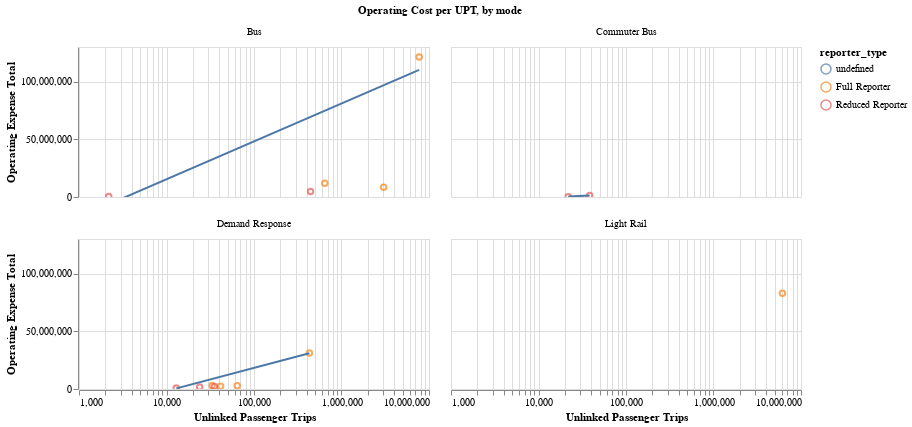

Notebook cell for this chart:
### Markdown cell above
### Operating cost per trip
Lower is better

### Code cell
make_scatter(
    data=df_rename[df_rename["year"] == "2023"],
    y_ax="Operating Expense Total",
    x_ax="Unlinked Passenger Trips",
    color="reporter_type",
    log_scale=True,
    lin_y_ax=True,
    chart_title=""
).facet(
    facet=alt.Facet("mode",
                   title="Operating Cost per UPT, by mode"),
    columns=2,
)

### Figure 1 — Vega-Lite specification as saved in the notebook (floating-point values rounded to 4 significant figures)
{"config": {"view": {"continuousWidth": 300, "continuousHeight": 300}}, "data": {"name": "data-b6f983303906ff6328cb42c3d90f9630"}, "facet": {"field": "mode", "title": "Operating Cost per UPT, by mode", "type": "nominal"}, "spec": {"layer": [{"mark": {"type": "point"}, "encoding": {"color": {"field": "reporter_type", "type": "nominal"}, "tooltip": [{"field": "Unlinked Passenger Trips", "type": "quantitative"}, {"field": "Operating Expense Total", "type": "quantitative"}, {"field": "agency_name", "type": "nominal"}, {"field": "year", "type": "nominal"}, {"field": "service", "type": "nominal"}, {"field": "mode", "type": "nominal"}], "x": {"field": "Unlinked Passenger Trips", "scale": {"type": "log"}, "type": "quantitative"}, "y": {"field": "Operating Expense Total", "type": "quantitative"}}, "name": "view_8", "title": ""}, {"mark": {"type": "line"}, "encoding": {"color": {"field": "reporter_type", "type": "nominal"}, "tooltip": [{"field": "Unlinked Passenger Trips", "type": "quantitative"}, {"field": "Operating Expense Total", "type": "quantitative"}, {"field": "agency_name", "type": "nominal"}, {"field": "year", "type": "nominal"}, {"field": "service", "type": "nominal"}, {"field": "mode", "type": "nominal"}], "x": {"field": "Unlinked Passenger Trips", "scale": {"type": "log"}, "type": "quantitative"}, "y": {"field": "Operating Expense Total", "type": "quantitative"}}, "title": "", "transform": [{"on": "Unlinked Passenger Trips", "regression": "Operating Expense Total"}]}], "height": 150, "width": 350}, "columns": 2, "params": [{"name": "param_8", "select": {"type": "interval", "encodings": ["x", "y"]}, "bind": "scales", "views": ["view_8"]}], "$schema": "https://vega.github.io/schema/vega-lite/v5.20.1.json", "datasets": {"data-b6f983303906ff6328cb42c3d90f9630": [{"agency_name": "City of Davis (DCT) - Transit/Parks and Community Services", "agency_status": "Active", "city": "Davis", "mode": "Demand Response", "service": "Directly Operated", "ntd_id": "90167", "reporter_type": "Reduced Reporter", "reporting_module": "Urban", "state": "CA", "primary_uza_name": "Davis, CA", "year": "2023", "Unlinked Passenger Trips": 12956, "Vehicle Revenue Hours": 4558, "Vehicle Revenue Miles": 47130, "Operating Expense Total": 910233, "RTPA": "Sacramento Area Council of Governments", "_merge": "both"}, {"agency_name": "County of Sacramento Municipal Services Agency (SCT Link) - Department of Transportation", "agency_status": "Active", "city": "Sacramento", "mode": "Demand Response", "service": "Purchased Transportation", "ntd_id": "90216", "reporter_type": "Reduced Reporter", "reporting_module": "Urban", "state": "CA", "primary_uza_name": "Sacramento, CA", "year": "2023", "Unlinked Passenger Trips": 23933, "Vehicle Revenue Hours": 8420, "Vehicle Revenue Miles": 93665, "Operating Expense Total": 1761821, "RTPA": "Sacramento Area Council of Governments", "_merge": "both"}, {"agency_name": "County of Sacramento Municipal Services Agency (SCT Link) - Department of Transportation", "agency_status": "Active", "city": "Sacramento", "mode": "Commuter Bus", "service": "Purchased Transportation", "ntd_id": "90216", "reporter_type": "Reduced Reporter", "reporting_module": "Urban", "state": "CA", "primary_uza_name": "Sacramento, CA", "year": "2023", "Unlinked Passenger Trips": 21872, "Vehicle Revenue Hours": 8941, "Vehicle Revenue Miles": 258550, "Operating Expense Total": 329434, "RTPA": "Sacramento Area Council of Governments", "_merge": "both"}, {"agency_name": "County of Sacramento Municipal Services Agency (SCT Link) - Department of Transportation", "agency_status": "Active", "city": "Sacramento", "mode": "Bus", "service": "Purchased Transportation", "ntd_id": "90216", "reporter_type": "Reduced Reporter", "reporting_module": "Urban", "state": "CA", "primary_uza_name": "Sacramento, CA", "year": "2023", "Unlinked Passenger Trips": 2184, "Vehicle Revenue Hours": 2094, "Vehicle Revenue Miles": 65959, "Operating Expense Total": 501557, "RTPA": "Sacramento Area Council of Governments", "_merge": "both"}, {"agency_name": "Paratransit, Inc.", "agency_status": "Active", "city": "Sacramento", "mode": "Demand Response", "service": "Directly Operated", "ntd_id": "90223", "reporter_type": "Full Reporter", "reporting_module": "Urban", "state": "CA", "primary_uza_name": "Sacramento, CA", "year": "2023", "Unlinked Passenger Trips": 41481, "Vehicle Revenue Hours": 25080, "Vehicle Revenue Miles": 424440, "Operating Expense Total": 2373789, "RTPA": "Sacramento Area Council of Governments", "_merge": "both"}, {"agency_name": "Sacramento Regional Transit District", "agency_status": "Active", "city": "Sacramento", "mode": "Demand Response", "service": "Directly Operated", "ntd_id": "90019", "reporter_type": "Full Reporter", "reporting_module": "Urban", "state": "CA", "primary_uza_name": "Sacramento, CA", "year": "2023", "Unlinked Passenger Trips": 429347, "Vehicle Revenue Hours": 176917, "Vehicle Revenue Miles": 2695918, "Operating Expense Total": 31106478, "RTPA": "Sacramento Area Council of Governments", "_merge": "both"}, {"agency_name": "Sacramento Regional Transit District", "agency_status": "Active", "city": "Sacramento", "mode": "Bus", "service": "Directly Operated", "ntd_id": "90019", "reporter_type": "Full Reporter", "reporting_module": "Urban", "state": "CA", "primary_uza_name": "Sacramento, CA", "year": "2023", "Unlinked Passenger Trips": 7715110, "Vehicle Revenue Hours": 618702, "Vehicle Revenue Miles": 7219695, "Operating Expense Total": 121328770, "RTPA": "Sacramento Area Council of Governments", "_merge": "both"}, {"agency_name": "Sacramento Regional Transit District", "agency_status": "Active", "city": "Sacramento", "mode": "Light Rail", "service": "Directly Operated", "ntd_id": "90019", "reporter_type": "Full Reporter", "reporting_module": "Urban", "state": "CA", "primary_uza_name": "Sacramento, CA", "year": "2023", "Unlinked Passenger Trips": 6140920, "Vehicle Revenue Hours": 199774, "Vehicle Revenue Miles": 3588470, "Operating Expense Total": 83048077, "RTPA": "Sacramento Area Council of Governments", "_merge": "both"}, {"agency_name": "Sacramento Regional Transit District", "agency_status": "Active", "city": "Sacramento", "mode": "Demand Response", "service": "Purchased Transportation - Transportation Network Company", "ntd_id": "90019", "reporter_type": "Full Reporter", "reporting_module": "Urban", "state": "CA", "primary_uza_name": "Sacramento, CA", "year": "2023", "Unlinked Passenger Trips": 64291, "Vehicle Revenue Hours": 24023, "Vehicle Revenue Miles": 529423, "Operating Expense Total": 2875752, "RTPA": "Sacramento Area Council of Governments", "_merge": "both"}, {"agency_name": "University of California, Davis (ASUCD) - Associated Students of the University of California, Davis", "agency_status": "Active", "city": "Davis", "mode": "Bus", "service": "Directly Operated", "ntd_id": "90142", "reporter_type": "Full Reporter", "reporting_module": "Urban", "state": "CA", "primary_uza_name": "Davis, CA", "year": "2023", "Unlinked Passenger Trips": 3028186, "Vehicle Revenue Hours": 66932, "Vehicle Revenue Miles": 697377, "Operating Expense Total": 8411384, "RTPA": "Sacramento Area Council of Governments", "_merge": "both"}, {"agency_name": "Yolo County Transportation District (YCTD)", "agency_status": "Active", "city": "Woodland", "mode": "Demand Response", "service": "Purchased Transportation", "ntd_id": "90090", "reporter_type": "Full Reporter", "reporting_module": "Urban", "state": "CA", "primary_uza_name": "Sacramento, CA", "year": "2023", "Unlinked Passenger Trips": 33216, "Vehicle Revenue Hours": 22370, "Vehicle Revenue Miles": 407483, "Operating Expense Total": 2937160, "RTPA": "Sacramento Area Council of Governments", "_merge": "both"}, {"agency_name": "Yolo County Transportation District (YCTD)", "agency_status": "Active", "city": "Woodland", "mode": "Bus", "service": "Purchased Transportation", "ntd_id": "90090", "reporter_type": "Full Reporter", "reporting_module": "Urban", "state": "CA", "primary_uza_name": "Sacramento, CA", "year": "2023", "Unlinked Passenger Trips": 644178, "Vehicle Revenue Hours": 71370, "Vehicle Revenue Miles": 1576566, "Operating Expense Total": 11917092, "RTPA": "Sacramento Area Council of Governments", "_merge": "both"}, {"agency_name": "Yuba-Sutter Transit Authority (YSTA)", "agency_status": "Active", "city": "Marysville", "mode": "Demand Response", "service": "Purchased Transportation", "ntd_id": "90061", "reporter_type": "Reduced Reporter", "reporting_module": "Urban", "state": "CA", "primary_uza_name": "Yuba City, CA", "year": "2023", "Unlinked Passenger Trips": 35256, "Vehicle Revenue Hours": 17502, "Vehicle Revenue Miles": 211943, "Operating Expense Total": 2125604, "RTPA": "Sacramento Area Council of Governments", "_merge": "both"}, {"agency_name": "Yuba-Sutter Transit Authority (YSTA)", "agency_status": "Active", "city": "Marysville", "mode": "Bus", "service": "Purchased Transportation", "ntd_id": "90061", "reporter_type": "Reduced Reporter", "reporting_module": "Urban", "state": "CA", "primary_uza_name": "Yuba City, CA", "year": "2023", "Unlinked Passenger Trips": 442664, "Vehicle Revenue Hours": 41852, "Vehicle Revenue Miles": 497053, "Operating Expense Total": 4741997, "RTPA": "Sacramento Area Council of Governments", "_merge": "both"}, {"agency_name": "Yuba-Sutter Transit Authority (YSTA)", "agency_status": "Active", "city": "Marysville", "mode": "Commuter Bus", "service": "Purchased Transportation", "ntd_id": "90061", "reporter_type": "Reduced Reporter", "reporting_module": "Urban", "state": "CA", "primary_uza_name": "Yuba City, CA", "year": "2023", "Unlinked Passenger Trips": 38456, "Vehicle Revenue Hours": 6960, "Vehicle Revenue Miles": 266963, "Operating Expense Total": 1329474, "RTPA": "Sacramento Area Council of Governments", "_merge": "both"}]}}
